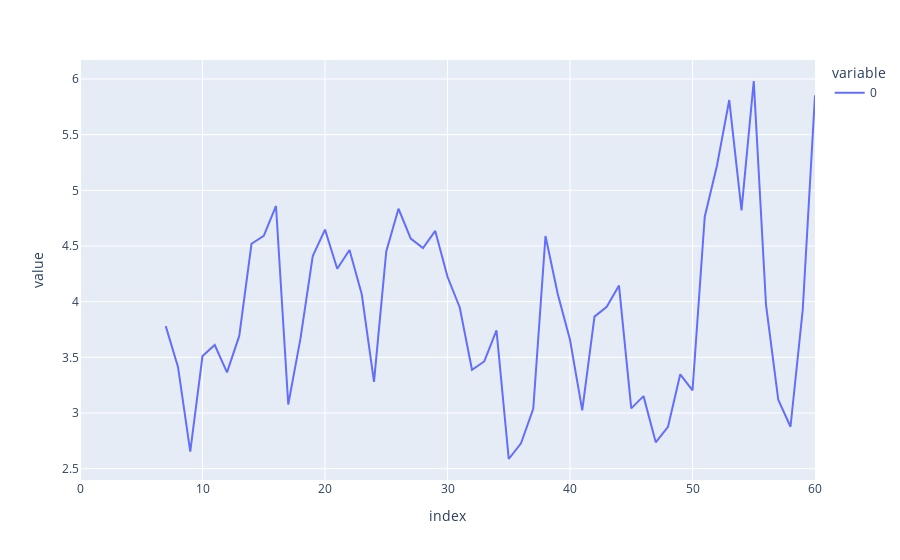

Notebook source saved alongside this figure:
### Code cell
fig = px.line(xqrs_features_tp[22])
fig.show()

### Figure 1 — Plotly figure (JSON) as saved in the notebook; plotly's stock layout.template omitted (floating-point values rounded to 4 significant figures)
{"data": [{"hovertemplate": "variable=0<br>index=%{x}<br>value=%{y}<extra></extra>", "legendgroup": "0", "line": {"color": "#636efa", "dash": "solid"}, "mode": "lines", "name": "0", "orientation": "v", "showlegend": true, "type": "scatter", "x": [0, 1, 2, 3, 4, 5, 6, 7, 8, 9, 10, 11, 12, 13, 14, 15, 16, 17, 18, 19, 20, 21, 22, 23, 24, 25, 26, 27, 28, 29, 30, 31, 32, 33, 34, 35, 36, 37, 38, 39, 40, 41, 42, 43, 44, 45, 46, 47, 48, 49, 50, 51, 52, 53, 54, 55, 56, 57, 58, 59, 60], "xaxis": "x", "y": [null, null, null, null, null, null, null, 3.78, 3.414, 2.653, 3.512, 3.611, 3.365, 3.692, 4.52, 4.591, 4.859, 3.076, 3.67, 4.41, 4.647, 4.296, 4.464, 4.066, 3.279, 4.451, 4.834, 4.567, 4.481, 4.635, 4.223, 3.948, 3.388, 3.463, 3.741, 2.587, 2.728, 3.038, 4.589, 4.068, 3.658, 3.023, 3.865, 3.954, 4.145, 3.041, 3.151, 2.736, 2.876, 3.348, 3.202, 4.763, 5.222, 5.811, 4.82, 5.982, 3.972, 3.119, 2.876, 3.928, 5.854], "yaxis": "y"}], "layout": {"legend": {"title": {"text": "variable"}, "tracegroupgap": 0}, "margin": {"t": 60}, "xaxis": {"anchor": "y", "domain": [0, 1], "title": {"text": "index"}}, "yaxis": {"anchor": "x", "domain": [0, 1], "title": {"text": "value"}}}}
